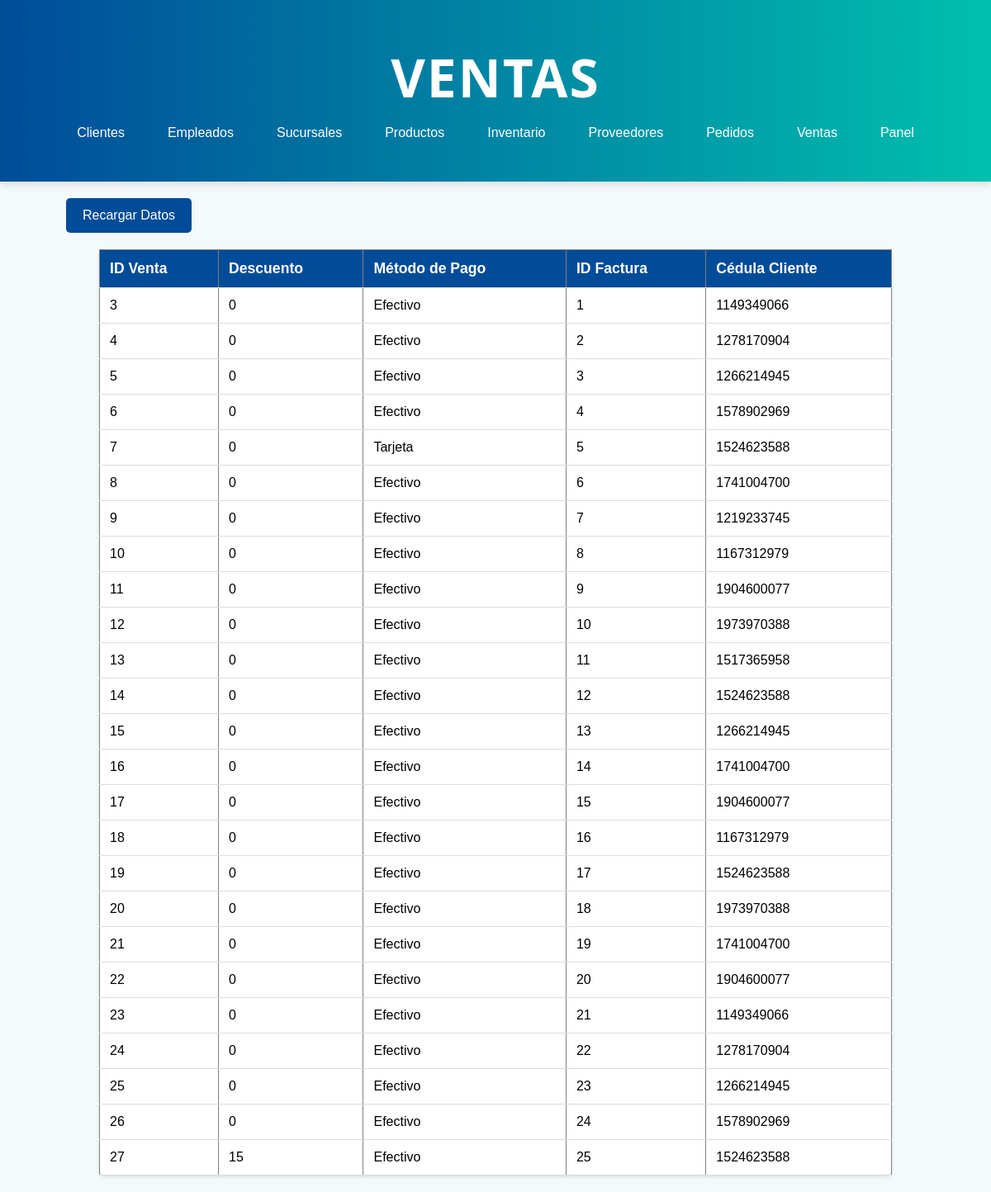
The app's page /venta.php with its own data.
### tables this page shows
CREATE TABLE `venta` (
  `idVenta` int(11) NOT NULL,
  `descuento` double NOT NULL,
  `metodoPago` int(11) NOT NULL,
  `idFactura` int(11) NOT NULL,
  `cedula` varchar(20) NOT NULL
);

CREATE TABLE `metodopago` (
  `idMetodoPago` int(11) NOT NULL,
  `nombre` varchar(100) NOT NULL
);

### venta.php (the view, shortened to what this page needs)
<?php
include('conexion.php');
$sql = "SELECT v.idVenta, v.descuento, m.nombre AS metodoPago, v.idFactura, v.cedula
        FROM venta v
        JOIN metodoPago m ON v.metodoPago = m.idMetodoPago ORDER BY v.idVenta ASC";
$resultado = $conn->query($sql);
$ventas = [];
if ($resultado->num_rows > 0) {
    while ($row = $resultado->fetch_assoc()) {
        $ventas[] = $row;
    }
} else {
    $ventas = [];
}
?>
<!DOCTYPE html>
<html lang="es">
<head>
    <link rel="stylesheet" href="css/stylesListas.css">
    <link rel="stylesheet" href="https://cdnjs.cloudflare.com/ajax/libs/font-awesome/5.15.4/css/all.min.css">
</head>
<body>
    <header>
        <h1>Ventas</h1>
        <nav>
            <ul>
                <li><a href="cliente.php">Clientes</a></li>
                <li><a href="empleado.php">Empleados</a></li>
                <li><a href="sucursal.php">Sucursales</a></li>
                <li><a href="producto.php">Productos</a></li>
                <li><a href="inventario.php">Inventario</a></li>
                <li><a href="proveedor.php">Proveedores</a></li>
                <li><a href="pedido.php">Pedidos</a></li>
                <li><a href="venta.php">Ventas</a></li>
                <li><a href="administrador.php">Panel</a></li>
            </ul>
        </nav>
    </header>
    <button onclick="recargarDatos()">Recargar Datos</button>
    <table border="1">
        <thead>
            <tr>
                <th>ID Venta</th>
                <th>Descuento</th>
                <th>Método de Pago</th>
                <th>ID Factura</th>
                <th>Cédula Cliente</th>
            </tr>
        </thead>
        <tbody id="datosVenta">
            <?php
            if (count($ventas) > 0) {
                foreach ($ventas as $venta) {
                    echo "<tr>";
                    echo "<td>" . $venta['idVenta'] . "</td>";
                    echo "<td>" . $venta['descuento'] . "</td>";
                    echo "<td>" . $venta['metodoPago'] . "</td>";
                    echo "<td>" . $venta['idFactura'] . "</td>";
                    echo "<td>" . $venta['cedula'] . "</td>";
                    echo "</tr>";
                }
            } else {
                echo "<tr><td colspan='5'>No se encontraron ventas.</td></tr>";
            }
            ?>
        </tbody>
    </table>
</body>
</html>

### css/stylesListas.css (style rules this page uses)
* { box-sizing: border-box; margin: 0; padding: 0; }
body { font-family: Arial, sans-serif; background-color: #f4f9fb; }
header { background: linear-gradient(to right, #004c99, #00bfae); color: white; text-align: center; padding: 50px 20px; box-shadow: 0 4px 8px rgba(0, 0, 0, 0.1); }
header h1 { font-size: 4em; font-family: 'Segoe UI', Tahoma, Geneva, Verdana, sans-serif; font-weight: 700; margin-bottom: 15px; letter-spacing: 2px; text-transform: uppercase; }
nav ul { display: flex; justify-content: center; list-style: none; }
nav ul li { margin: 0 10px; }
nav ul li a { color: #fff; text-decoration: none; padding: 0.5rem 1rem; border-radius: 5px; transition: background-color 0.3s ease; }
table { width: 80%; margin: 20px auto; border-collapse: collapse; background-color: white; box-shadow: 0 2px 4px rgba(0, 0, 0, 0.1); border-radius: 8px; }
th, td { padding: 12px; text-align: left; border-bottom: 1px solid #ddd; }
th { background-color: #004c99; color: white; font-size: 1.1em; }
button { background-color: #004c99; color: white; padding: 12px 20px; border: none; border-radius: 5px; font-size: 1em; cursor: pointer; transition: background-color 0.3s ease; margin-top: 20px; margin-left: 80px; }

### records on screen
venta: idVenta "3", descuento "0", metodoPago.nombre "Efectivo", idFactura "1", cedula "1149349066"
venta: idVenta "4", descuento "0", metodoPago.nombre "Efectivo", idFactura "2", cedula "1278170904"
venta: idVenta "5", descuento "0", metodoPago.nombre "Efectivo", idFactura "3", cedula "1266214945"
venta: idVenta "6", descuento "0", metodoPago.nombre "Efectivo", idFactura "4", cedula "1578902969"
venta: idVenta "7", descuento "0", metodoPago.nombre "Tarjeta", idFactura "5", cedula "1524623588"
venta: idVenta "8", descuento "0", metodoPago.nombre "Efectivo", idFactura "6", cedula "1741004700"
venta: idVenta "9", descuento "0", metodoPago.nombre "Efectivo", idFactura "7", cedula "1219233745"
venta: idVenta "10", descuento "0", metodoPago.nombre "Efectivo", idFactura "8", cedula "1167312979"
venta: idVenta "11", descuento "0", metodoPago.nombre "Efectivo", idFactura "9", cedula "1904600077"
venta: idVenta "12", descuento "0", metodoPago.nombre "Efectivo", idFactura "10", cedula "1973970388"
venta: idVenta "13", descuento "0", metodoPago.nombre "Efectivo", idFactura "11", cedula "1517365958"
venta: idVenta "14", descuento "0", metodoPago.nombre "Efectivo", idFactura "12", cedula "1524623588"
venta: idVenta "15", descuento "0", metodoPago.nombre "Efectivo", idFactura "13", cedula "1266214945"
venta: idVenta "16", descuento "0", metodoPago.nombre "Efectivo", idFactura "14", cedula "1741004700"
venta: idVenta "17", descuento "0", metodoPago.nombre "Efectivo", idFactura "15", cedula "1904600077"
venta: idVenta "18", descuento "0", metodoPago.nombre "Efectivo", idFactura "16", cedula "1167312979"
venta: idVenta "19", descuento "0", metodoPago.nombre "Efectivo", idFactura "17", cedula "1524623588"
venta: idVenta "20", descuento "0", metodoPago.nombre "Efectivo", idFactura "18", cedula "1973970388"
venta: idVenta "21", descuento "0", metodoPago.nombre "Efectivo", idFactura "19", cedula "1741004700"
venta: idVenta "22", descuento "0", metodoPago.nombre "Efectivo", idFactura "20", cedula "1904600077"
venta: idVenta "23", descuento "0", metodoPago.nombre "Efectivo", idFactura "21", cedula "1149349066"
venta: idVenta "24", descuento "0", metodoPago.nombre "Efectivo", idFactura "22", cedula "1278170904"
venta: idVenta "25", descuento "0", metodoPago.nombre "Efectivo", idFactura "23", cedula "1266214945"
venta: idVenta "26", descuento "0", metodoPago.nombre "Efectivo", idFactura "24", cedula "1578902969"
venta: idVenta "27", descuento "15", metodoPago.nombre "Efectivo", idFactura "25", cedula "1524623588"
